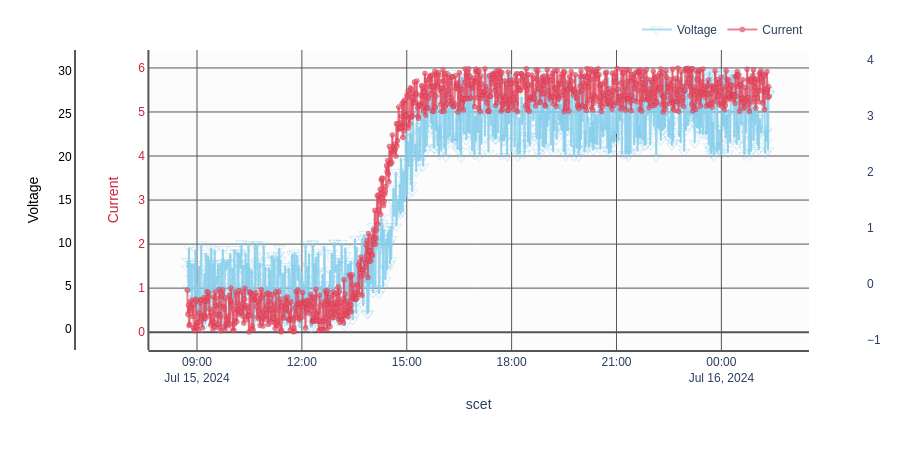

Notebook code for this chart:
### Markdown cell above
## CustomizedTrace

DTAT also offers the CustomizedTrace class to allow you to display your traces however you'd like. The next couple of plots give examples.

### Code cell
from dtat.types import CustomizedTrace # DTAT proviedes a CustomizedTrace class for customization options

fig,c,m,t = dtatplot.make_stacked_graph(
    fake_data.instrument_turn_on(), 
    y_vars = [["Voltage", "Current"]], 
    x_var = "scet", 
    multi_axis=True,
    customize_dict={ # by passing the CustomizedTrace in a dictionary with y variables as the keys, you can control more trace settings
        'Voltage': CustomizedTrace(
                                    size=10,  # setting the marker size
                                    symbol='triangle-down-open',  # setting the marker shape, any plotly option is valid
                                    color='skyblue',  # setting the marker color
                                    colorscale='rainbow',  # setting the colorscale of the z axis (see later sections)
                                    showscale=True,  # whether or not to show the colorscale
                                )
                             }
    )
fig.show()

### Figure 1 — Plotly figure (JSON) as saved in the notebook; plotly's stock layout.template omitted (floating-point values rounded to 4 significant figures; data arrays with more than 128 entries replaced by an {"elided": "..."} marker saying what was removed)
{"data": [{"hovertemplate": "scet: %{x|%Y-%jT%H:%M:%S.%L}<br>Voltage: %{y}<br>scet: %{meta[1]|%Y-%jT%H:%M:%S.%L}<extra></extra>", "marker": {"color": "skyblue", "colorscale": [[0, "rgb(150,0,90)"], [0.125, "rgb(0,0,200)"], [0.25, "rgb(0,25,255)"], [0.375, "rgb(0,152,255)"], [0.5, "rgb(44,255,150)"], [0.625, "rgb(151,255,0)"], [0.75, "rgb(255,234,0)"], [0.875, "rgb(255,111,0)"], [1, "rgb(255,0,0)"]], "line": {"color": "#000000", "width": 0.5}, "showscale": true, "size": 10, "symbol": "triangle-down-open"}, "meta": {"elided": "1000x2 str values"}, "mode": "lines+markers", "name": "Voltage", "opacity": 0.7, "showlegend": true, "type": "scattergl", "x": {"elided": "1000 str values"}, "xaxis": "x", "y": {"elided": "1000 float values"}, "yaxis": "y"}, {"hovertemplate": "scet: %{x|%Y-%jT%H:%M:%S.%L}<br>Current: %{y}<br>scet: %{meta[1]|%Y-%jT%H:%M:%S.%L}<extra></extra>", "marker": {"color": "#E55166", "colorscale": [[0, "rgb(0,0,131)"], [0.2, "rgb(0,60,170)"], [0.4, "rgb(5,255,255)"], [0.6, "rgb(255,255,0)"], [0.8, "rgb(250,0,0)"], [1, "rgb(128,0,0)"]], "line": {"color": "#CA243C", "width": 0.5}, "showscale": false, "size": 5, "symbol": "circle"}, "meta": {"elided": "1000x2 str values"}, "mode": "lines+markers", "name": "Current", "opacity": 0.7, "showlegend": true, "type": "scattergl", "x": {"elided": "1000 str values"}, "xaxis": "x", "y": {"elided": "1000 float values"}, "yaxis": "y2"}], "layout": {"font": {"family": "Arial"}, "height": 450, "legend": {"orientation": "h", "x": 1, "xanchor": "right", "y": 1.02, "yanchor": "bottom"}, "margin": {"b": 100, "l": 75, "r": 75, "t": 50}, "plot_bgcolor": "#fcfcfc", "xaxis": {"anchor": "y2", "domain": [0.1, 1], "gridcolor": "#555555", "linecolor": "#555555", "linewidth": 2, "showgrid": true, "showline": true, "title": {"text": "scet"}, "zerolinecolor": "#555555"}, "yaxis": {"anchor": "free", "domain": [0, 1], "gridcolor": "#555555", "linecolor": "#555555", "linewidth": 2, "overlaying": "y", "position": 0, "showgrid": true, "showline": true, "tickfont": {"color": "#000000"}, "title": {"font": {"color": "#000000"}, "text": "Voltage"}, "zerolinecolor": "#555555"}, "yaxis2": {"anchor": "free", "domain": [0, 1], "gridcolor": "#555555", "linecolor": "#555555", "linewidth": 2, "overlaying": "y", "position": 0.1, "showgrid": true, "showline": true, "tickfont": {"color": "#CA243C"}, "title": {"font": {"color": "#CA243C"}, "text": "Current"}, "zerolinecolor": "#555555"}}}
